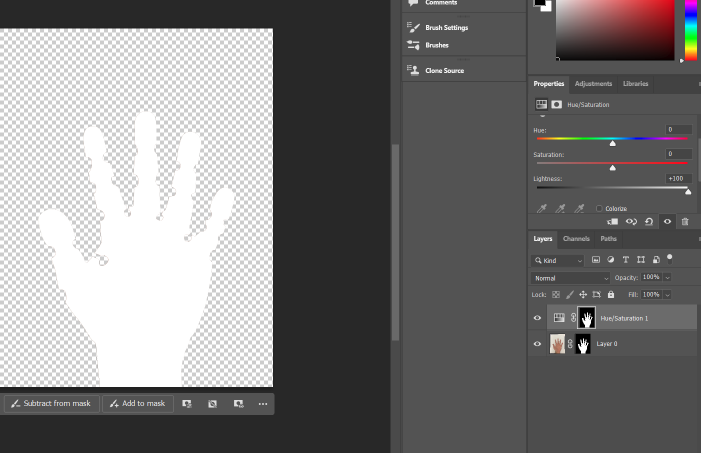
#> input picture assets/adjustments1.png, 1401 x 905 px, given in place of Lefthand0515.jpg, which was not available (shown at 1/2 size)
$ jupyter execute make_fpcbs.ipynb   (shell and % lines are left out)   (text cells are left out)
#> lines starting #> are read from the running program, lines starting #| are printed output that depends on the picture; after the words box and inside, x2 and y2 are one past the last pixel; in counts of white or black regions, pixels touching at a corner belong together; pictures that were not available may be replaced by others from this repository, and a replacement may not be noted
[cell 1]
#!pip show protobuf

[cell 2]
#Cell 2
from google.colab import output
output.enable_custom_widget_manager()

[cell 3]
#Cell 3
# Download the official MIT folder into this workspace
# !git clone https://github.com/devinmur29/fpcb-glove-design.git
%cd fpcb-glove-design

# Install the tools without breaking our mediapipe fix

[cell 4]
# !pip install --force-reinstall mediapipe==0.10.11 protobuf==4.25.3

[cell 5]
#Cell 4
import cv2
import matplotlib.pyplot as plt
from mediapipe.python.solutions import hands as mp_hands
from mediapipe.python.solutions import drawing_utils as mp_draw

#import mediapipe as mp
#import cv2
#import matplotlib.pyplot as plt

[cell 6]
# import os
# os.kill(os.getpid(), 9)

[cell 7]
#Cell 5
#import matplotlib.pyplot as plt
import matplotlib.pyplot as plt
from skimage import measure
import imageio
from mediapipe.python.solutions import hands as mp_hands
from mediapipe.python.solutions import drawing_utils as mp_draw
import matplotlib.patches as patches
import cv2
import numpy as np
from matplotlib.patches import Polygon as axPolygon
from matplotlib.widgets import Button
from IPython.display import display, clear_output
import json
from shapely.geometry import LineString, Point, MultiPolygon
from shapely.geometry import Polygon as shapPolygon
import itertools
import svgwrite
from shapely.geometry.polygon import orient
from shapely.ops import unary_union
from lxml import etree
from svg2mod.importer import Svg2ModImport
from svg2mod.exporter import Svg2ModExportLatest, DEFAULT_DPI
import os
import sys
import shlex
import ipywidgets
#import ipympl

[cell 8]
#Cell 6

import numpy as np
#Unedited hand
# originalHand = 'righthandflip.jpg'
originalHand = '/content/fpcb-glove-design/Lefthand0515.jpg'

# Step 1: Load the image
image = cv2.imread(originalHand)
#> image is the input picture: shape (905, 1401, 3); mean B, G, R 120.8, 120.7, 122.1

# Step 2: Convert to HSV color space
hsv_image = cv2.cvtColor(image, cv2.COLOR_BGR2HSV)
#> hsv_image: shape (905, 1401, 3); mean H, S, V 2.8, 4, 122.6

# Step 3: Define the range for white in HSV
lower_white = np.array([0, 0, 200])  # Minimum hue, saturation, and value
upper_white = np.array([250, 60, 255])  # Maximum hue, saturation, and value

# Step 4: Create a mask
mask = cv2.inRange(hsv_image, lower_white, upper_white)
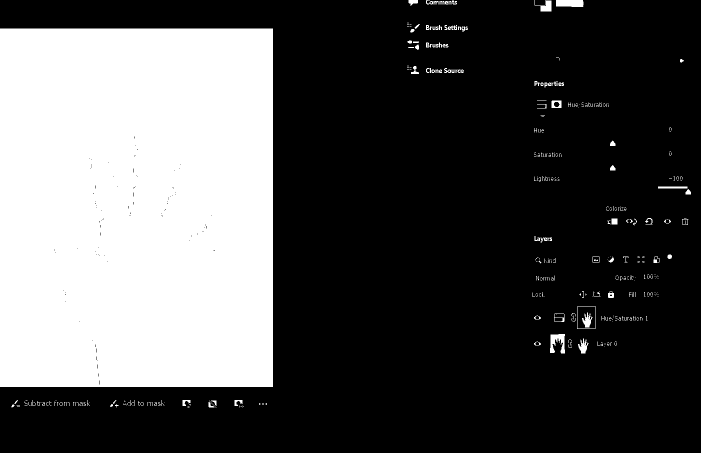
#> mask: shape (905, 1401) (shown at 1/2 size); 31.6% white; 458 white regions (364 under 20 px)

# Step 5: Apply the mask to isolate the paper
isolated_paper = cv2.bitwise_and(image, image, mask=mask)
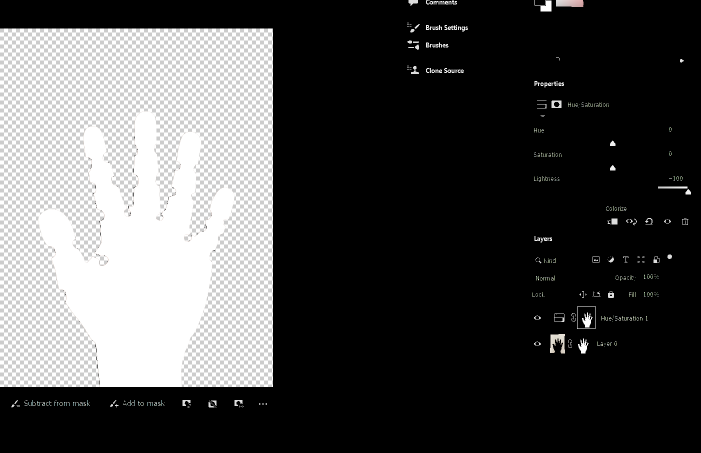
#> isolated_paper: shape (905, 1401, 3) (shown at 1/2 size); mean B, G, R 74.6, 74.7, 74.7

# Display the isolated paper
plt.imshow(cv2.cvtColor(isolated_paper, cv2.COLOR_BGR2RGB))
#> (this line was passed over: IPython is not available in this run)
plt.title("Isolated Paper")
#> (this line was passed over: IPython is not available in this run)
plt.axis("off")
#> (this line was passed over: IPython is not available in this run)
plt.show()

# Step 6: Find contours in the mask
contours, _ = cv2.findContours(mask, cv2.RETR_EXTERNAL, cv2.CHAIN_APPROX_SIMPLE)
#> contours = 455 contours, 395 with area under 20; largest, box (x1, y1, x2, y2) and area: (0, 57, 546, 774) 390220, (1154, 612, 1191, 658) 1620, (1112, 0, 1167, 14) 667, (1100, 668, 1130, 707) 605, (1081, 1, 1103, 23) 320

# Step 7: Identify the largest contour (likely the paper)
paper_contour = max(contours, key=cv2.contourArea)
#> paper_contour = [[0, 57], [0, 773], [545, 773], [545, 57]]

# Step 8: Draw the contour on the original image for visualization
contoured_image = image.copy()
cv2.drawContours(contoured_image, [paper_contour], -1, (0, 255, 0), 3)
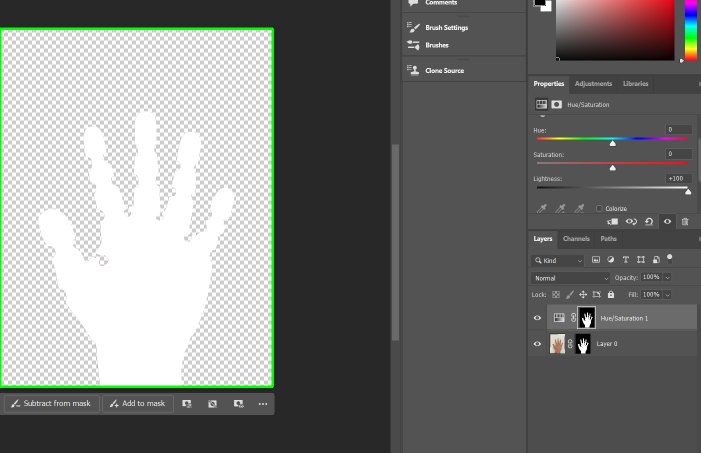
#> contoured_image: shape (905, 1401, 3) (shown at 1/2 size); 0.88% of pixels changed, all inside (x1, y1, x2, y2) = (0, 55, 548, 776)

# Display the result with contour
plt.imshow(cv2.cvtColor(contoured_image, cv2.COLOR_BGR2RGB))
#> (this line was passed over: IPython is not available in this run)
plt.title("Detected Paper Contour")
#> (this line was passed over: IPython is not available in this run)
plt.axis("off")
#> (this line was passed over: IPython is not available in this run)
plt.show()

# Step 9: Get the bounding box of the paper
x, y, w, h = cv2.boundingRect(paper_contour)
#> x = 0; y = 57; w = 546; h = 717

# Step 10: Crop the paper from the image, save the image
cropped_paper = image[y:y+h, x:x+w]
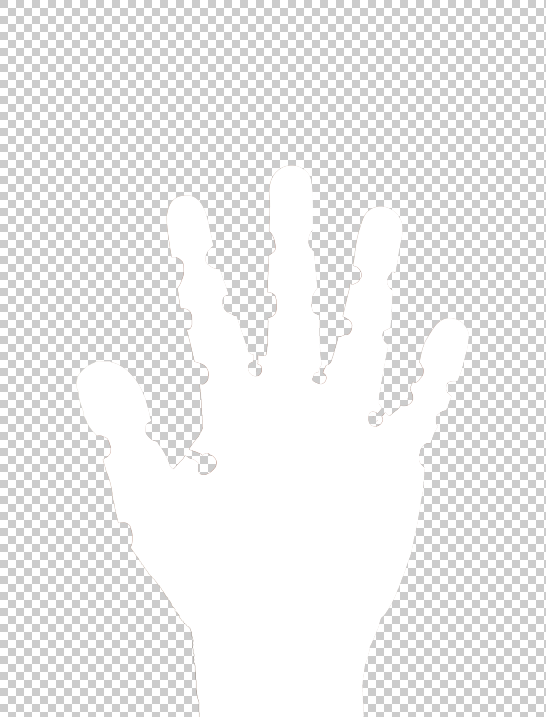
#> cropped_paper: shape (717, 546, 3); mean B, G, R 236.6, 236.6, 236.7
cv2.imwrite("croppedHandleft.jpg", cropped_paper)

# Display the cropped paper
plt.imshow(cv2.cvtColor(cropped_paper, cv2.COLOR_BGR2RGB))
#> (this line was passed over: IPython is not available in this run)
plt.title("Cropped Paper")
plt.axis("off")
plt.show()

# Step 11: Calculate the pixel-to-inch ratio based on known paper size (8.5x11 inches)
paper_width_cm = 8.5 * 2.54  # Width of paper in cm
paper_height_cm = 11.0 * 2.54  # Height of paper in cm

# Get the pixel dimensions of the cropped paper
pixel_height, pixel_width, _ = cropped_paper.shape
print(pixel_height/pixel_width)
print(11/8.5)

# Calculate pixels per inch for both width and height
pixels_per_cm_width = pixel_width / paper_width_cm
pixels_per_cm_height = pixel_height / paper_height_cm

# Print out the pixel-to-inch ratios
print(f"Pixels per cm (width): {pixels_per_cm_width}")
print(f"Pixels per cm (height): {pixels_per_cm_height}")
